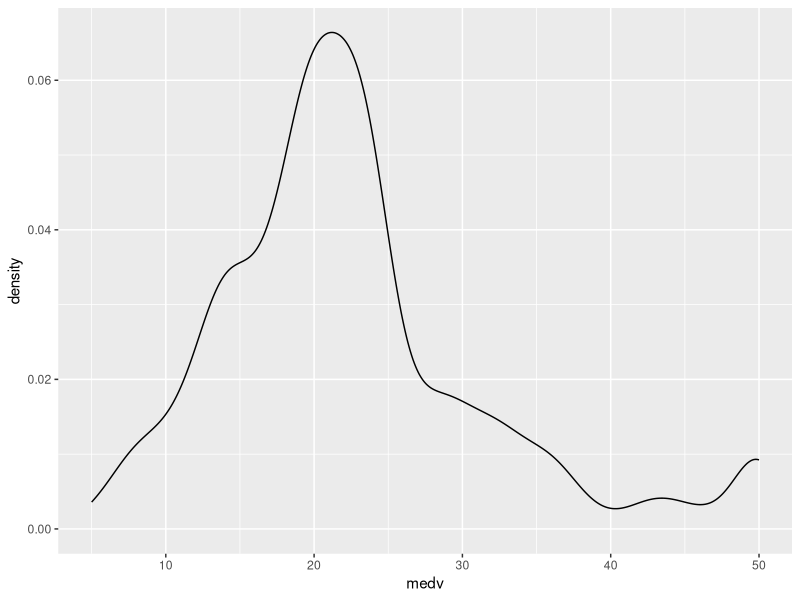
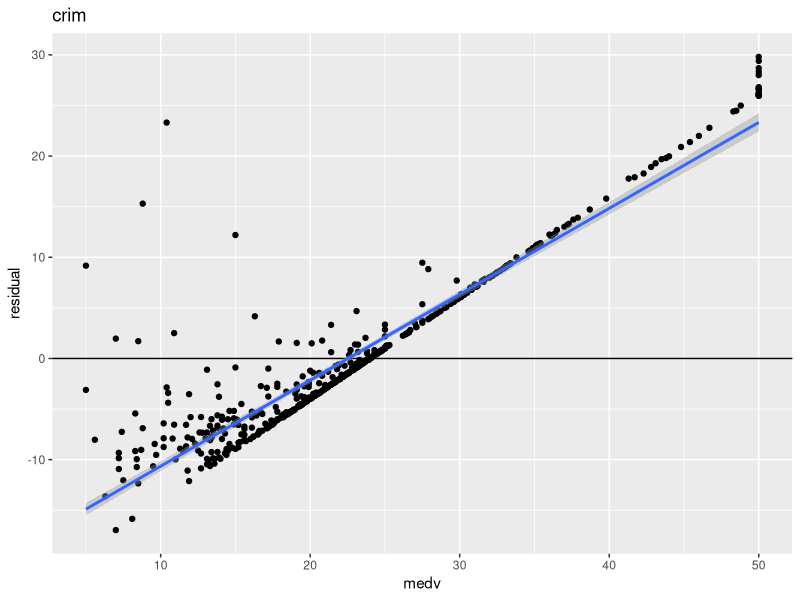
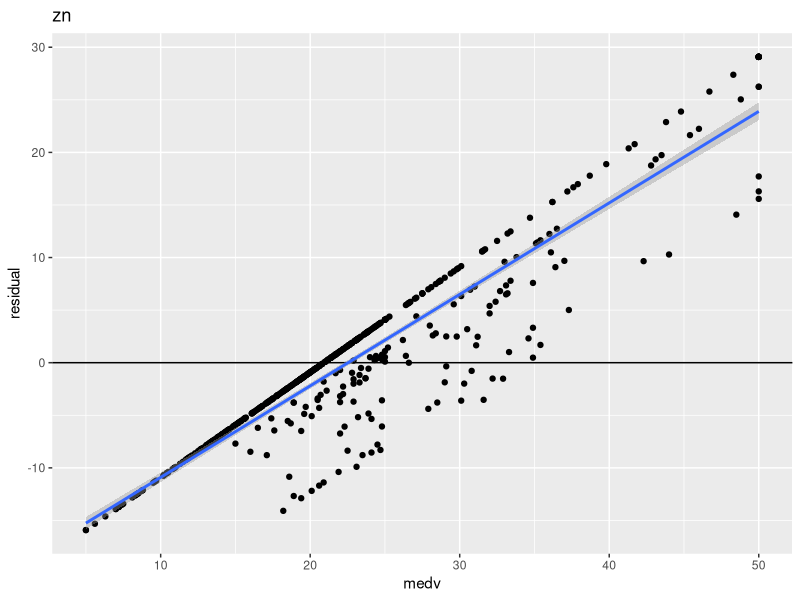
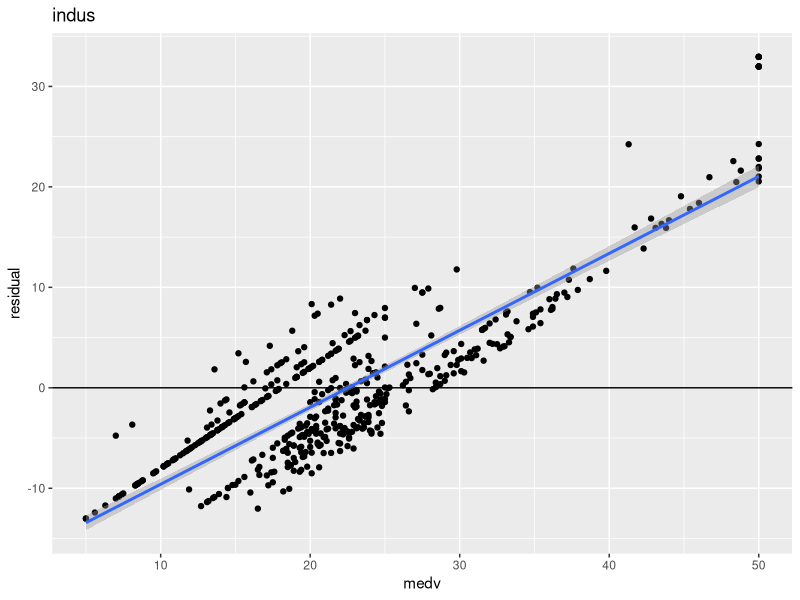
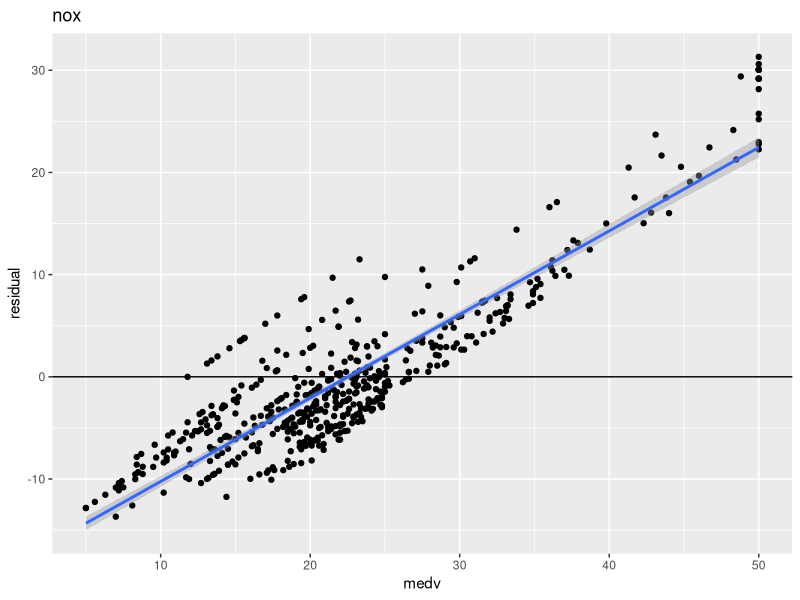
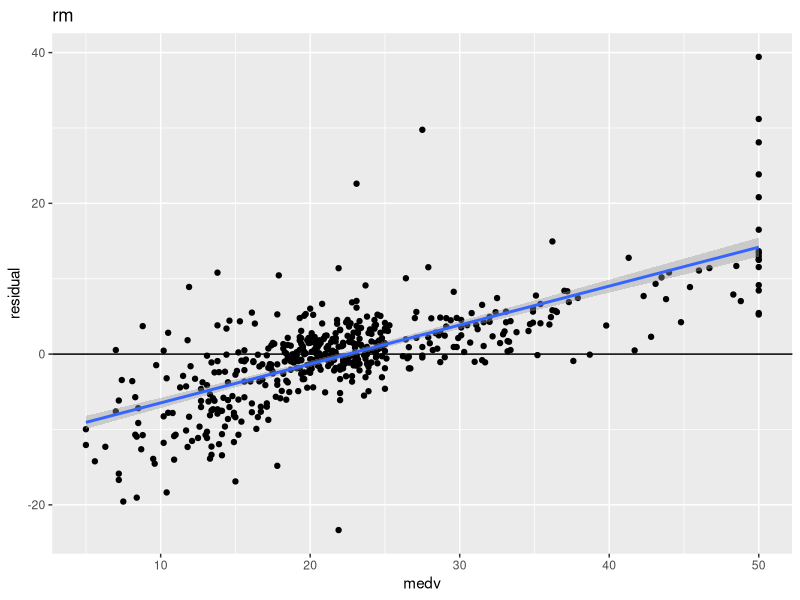
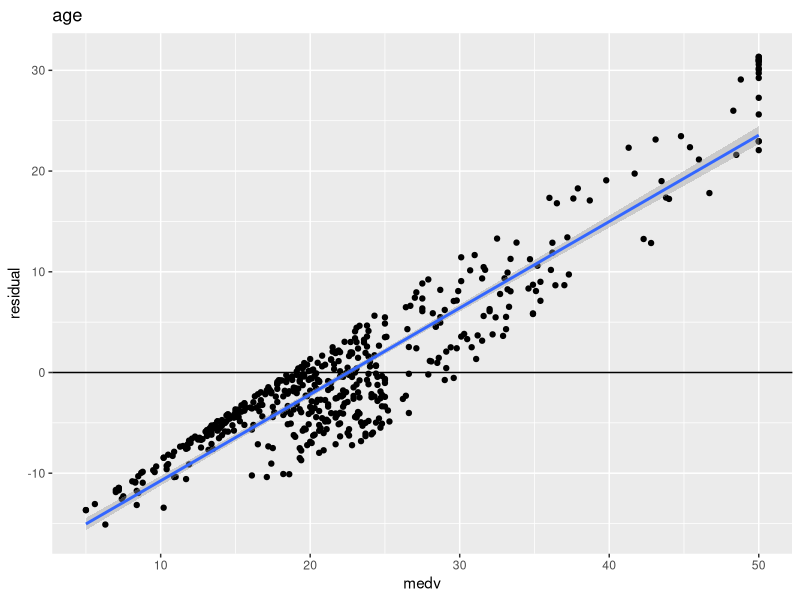
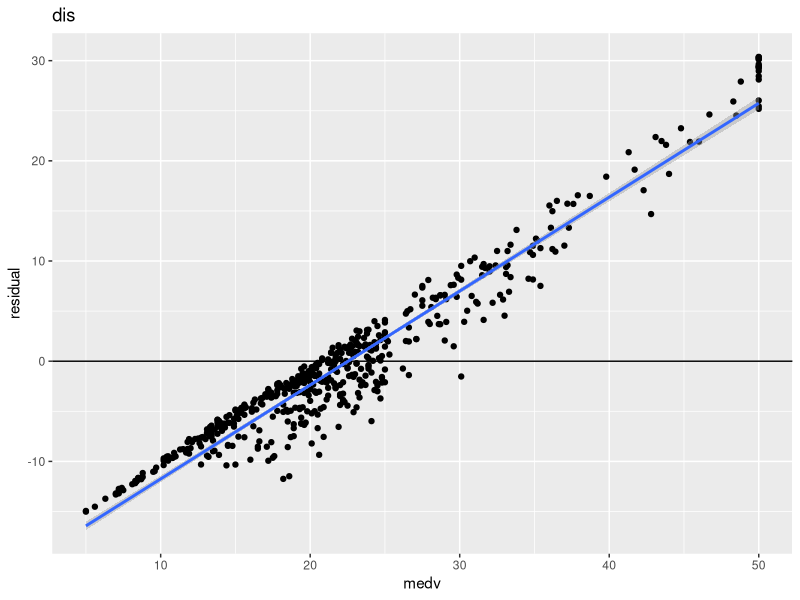

Source code (R) for these figures, in order:
## ---- chunk 1
# Load standard libraries
library(tidyverse)
library(MASS) # Modern applied statistics functions
library(ggplot2)
## ---- chunk 2
# Loading the data
BostonData <- Boston
## ---- chunk 3
# to find the dimensions of the data set
dim(BostonData)
# to check the variable names and respective data.
head(BostonData)

?Boston
#View(BostonData)

# to check the datatype of each variable.
sapply(BostonData,class)

# converting chas  to categorical, as they depict categorical values, so that we can eliminate them from our linear regression model.

BostonData$chas <-as.factor(BostonData$chas)
## ---- chunk 4
# to check the distribution of medv
ggplot(BostonData) +
  geom_density(aes(x=medv), alpha=0.1)

## ---- chunk 5

 #linearMod <- lm(BostonData$medv ~BostonData$indus, data=BostonData) 
 #linearMod
 #residual <-resid(linearMod)
 #plot <- ggplot(data=data.frame(x=BostonData$medv, y= residual),
  #               aes(x=x,y=y)) + geom_point()+ geom_abline(slope=0,intercept=0)+stat_smooth(method="lm") 
  #print(plot + ggtitle(i) +labs(x="medv", y="residual"))

# excluding chas as its an ordinal value and removing medv too.
column <- colnames(BostonData)[c(1:3,5:13)]

# initialising a dataframe for coefficients
coef_df <- data.frame()

# creating a for loop to fit linear regression model for each predictor Vs Medv.
for (i in column){
  BostonDataSS <- subset(BostonData, select=c('medv',i))
  linearMod <- lm(medv ~ .,BostonDataSS)
  print(i)
  print(summary(linearMod))
  residual <-resid(linearMod)
  plot <- ggplot(data=data.frame(x=BostonDataSS$medv, y= residual),
                 aes(x=x,y=y)) + geom_point()+ geom_abline(slope=0,intercept=0)+stat_smooth(method="lm") 
  print(plot + ggtitle(i) +labs(x="medv", y="residual"))
  
  coef_df <- rbind(coef_df, summary(linearMod)$coef[i,"Estimate"])
}

# find the correlation
cor(BostonData$medv, BostonData$rm)
# find the correlation
cor(BostonData$medv, BostonData$lstat)
## ---- chunk 6
BostonDataO <- BostonData[-4]
options(scipen=999)
multiple_reg <- lm(medv ~., data=BostonDataO)

summary(multiple_reg)

# for coefficients
multiple_reg$coefficients




## ---- chunk 7
# dropping the intercept value
Dropmultiple <- multiple_reg$coefficients[-1]

#converting to a data frame
multiple_reg_model <- as.data.frame(Dropmultiple)
multiple_reg_model<-tibble::rownames_to_column(multiple_reg_model,"linear_reg_model_old")
multiple_reg_model

linear_reg_model_coef <- coef_df[,]

linear_reg_model_old <- c("crim","zn","indus","nox","rm","age","dis","rad","tax","ptratio","black","lstat")
linear_reg_model_old<-as.data.frame(linear_reg_model_old)
linear_reg_model<-cbind(linear_reg_model_old,linear_reg_model_coef)
#linear_reg_model<-tibble::rownames_to_column(linear_reg_model,"Variables_Predictor")

dataset<-left_join(linear_reg_model,multiple_reg_model, by="linear_reg_model_old")

linear_reg_model$model_type="one"
multiple_reg_model$model_type="many"
colnames(linear_reg_model)<-c("linear_reg_model_old","Dropmultiple","model_type")
final_dataset<-rbind(linear_reg_model,multiple_reg_model)

# plotting
ggplot(data=final_dataset, aes(x=linear_reg_model_old, y=Dropmultiple, color=model_type))+geom_point()

#plot(linear_reg_model,newTable, xlim = c(-5,15), ylim=c(-3,5))

## ---- chunk 8
Poly_function <- function(column)
{
  poly <- lm(medv ~ poly(column,3), data= BostonData)
}

Poly_crim <- Poly_function(BostonData$crim)
Poly_zn <- Poly_function(BostonData$zn)
Poly_indus <- Poly_function(BostonData$indus)
Poly_nox <- Poly_function(BostonData$nox)
Poly_rm <- Poly_function(BostonData$rm)
Poly_age <- Poly_function(BostonData$age)
Poly_dis <- Poly_function(BostonData$dis)
Poly_rad <- Poly_function(BostonData$rad)
Poly_tax <- Poly_function(BostonData$tax)
Poly_ptratio <- Poly_function(BostonData$ptratio)
Poly_black <- Poly_function(BostonData$black)
Poly_lstat <- Poly_function(BostonData$lstat)
Poly_medv <- Poly_function(BostonData$medv)
summary(Poly_crim)
summary(Poly_zn)
summary(Poly_indus)
summary(Poly_nox)
summary(Poly_age)
summary(Poly_dis)
summary(Poly_rad)
summary(Poly_tax)
summary(Poly_ptratio)
summary(Poly_black)
summary(Poly_lstat)
summary(Poly_medv)

## ---- chunk 9

stepwise <- stepAIC(multiple_reg, direction="both", trace= FALSE)
stepwise

#aic value
AIC(stepwise)

AIC(multiple_reg)
## ---- chunk 10
stepwiseForward <- stepAIC(multiple_reg, direction="forward")
stepwiseForward

residForward <- resid(stepwiseForward)
plot(residForward)

## ---- chunk 11
#ggplot(data=residForward) +geom_point() +geom_smooth()
qqnorm(residForward)
